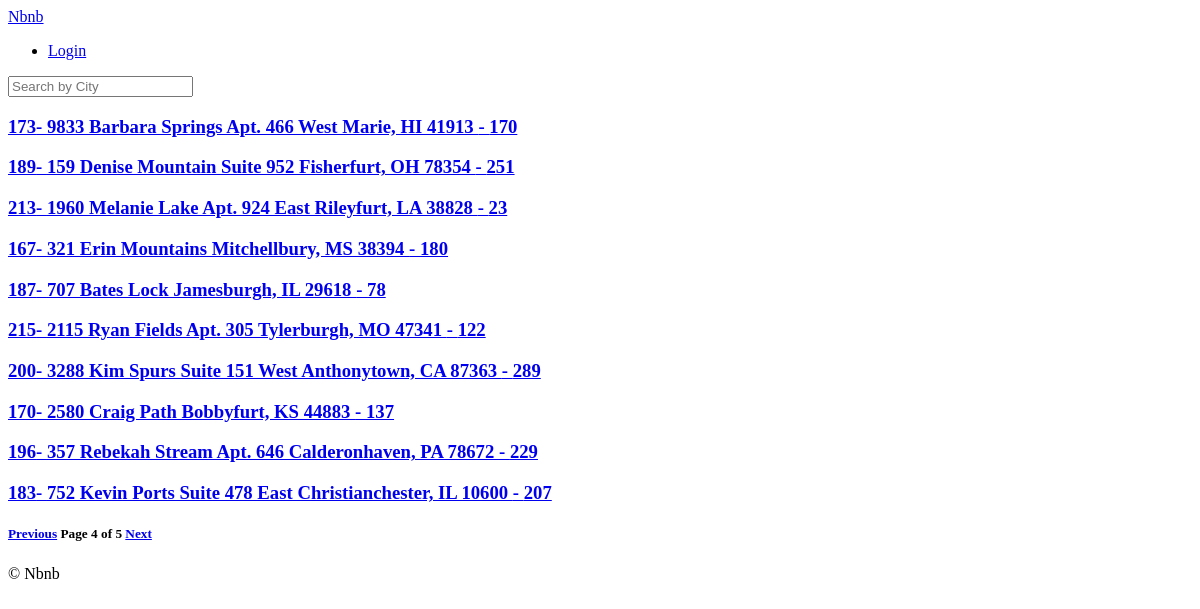
Page /?page=4 on the earlier database version.
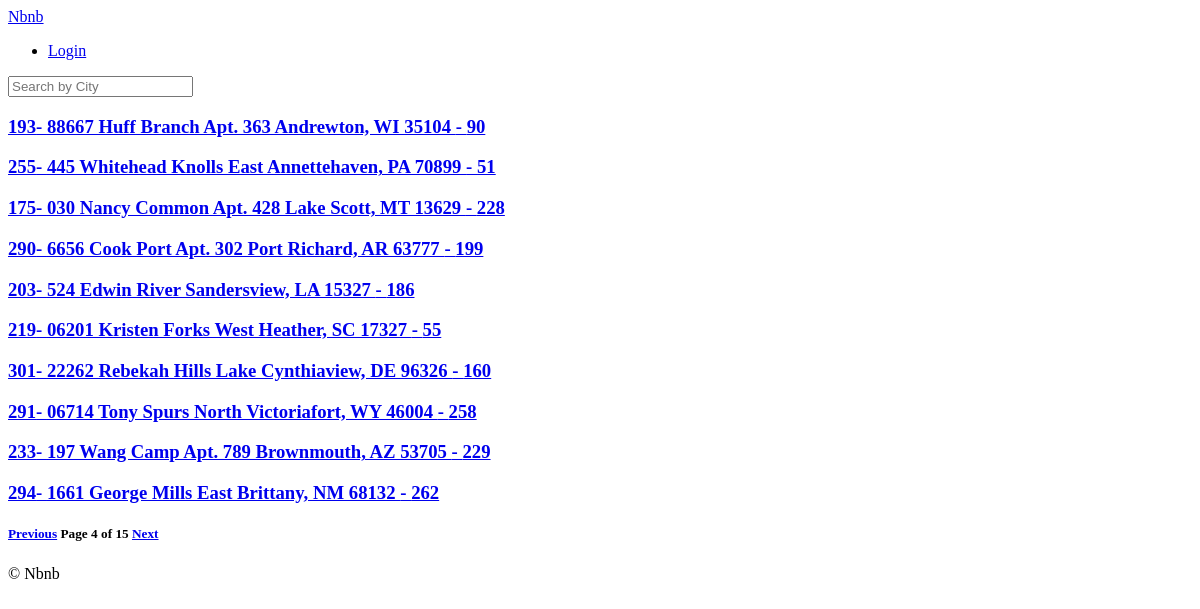
Same page on the later database version.
### rooms/models.py (models this page shows, shortened)
class Room(core_model.TimeStampedModel):
    name = models.CharField(max_length=140)
    description = models.TextField()
    country = CountryField()
    city = models.CharField(max_length=80)
    price = models.IntegerField()
    address = models.CharField(max_length=140)
    beds = models.IntegerField()
    bedrooms = models.IntegerField()
    baths = models.IntegerField()
    guests = models.IntegerField()
    check_in = models.TimeField()
    check_out = models.TimeField()
    instant_book = models.BooleanField(default=False)
    room_type = models.ForeignKey(
        RoomType, blank=True, related_name="rooms", on_delete=models.SET_NULL, null=True
    )
    amenities = models.ManyToManyField(Amenity, related_name="rooms", blank=True)
    facilities = models.ManyToManyField(Facility, related_name="rooms", blank=True)
    house_rules = models.ManyToManyField(HouseRule, related_name="rooms", blank=True)
    host = models.ForeignKey(
        users_model.User, related_name="rooms", on_delete=models.CASCADE
    )

### rooms/views.py (the view)
# urls.py: path("", room_views.HomeView.as_view(), name="home"),
class HomeView(ListView):
    model = models.Room
    paginate_by = 10
    paginate_orphans = 5
    ordering = "created"
    page_kwarg = "page"
    context_object_name = "rooms"
    """ def get_context_data(self, **kwargs):
        context = super().get_context_data(**kwargs)
        now = timezone.now()

        # sending additional key value pairs to the view i.e. room_list.html
        context["now"] = now
        return context """

### templates/rooms/room_list.html (shortened to what this page needs)
{% extends 'base.html' %} {% block page_name %} Home {% endblock page_name %}
{% block content%}
    {% for room in rooms %}
        <h3>
            <a href="{% url 'rooms:detail' room.pk%}">
                {{room.pk}}- {{room.name}} - {{room.price}}
            </a>
        </h3>
    {% endfor %}
    <h5>
    {% if page_obj.has_previous %}
        <a href="?page={{page.previous_page_number}}">Previous</a>
    {% endif %}
    Page {{page_obj.number}} of {{page_obj.paginator.num_pages}}
    {% if page_obj.has_next %}
        <a href="?page={{page_obj.next_page_number}}">Next</a>
    {% endif %}
    </h5>
{% endblock content%}

Differences in the rows shown:
no longer on this page (row unchanged): Room: pk "173", name "9833 Barbara Springs Apt. 466 West Marie, HI 41913", price "170"
no longer on this page (row unchanged): Room: pk "189", name "159 Denise Mountain Suite 952 Fisherfurt, OH 78354", price "251"
no longer on this page (row unchanged): Room: pk "213", name "1960 Melanie Lake Apt. 924 East Rileyfurt, LA 38828", price "23"
no longer on this page (row unchanged): Room: pk "167", name "321 Erin Mountains Mitchellbury, MS 38394", price "180"
no longer on this page (row unchanged): Room: pk "187", name "707 Bates Lock Jamesburgh, IL 29618", price "78"
no longer on this page (row unchanged): Room: pk "215", name "2115 Ryan Fields Apt. 305 Tylerburgh, MO 47341", price "122"
no longer on this page (row unchanged): Room: pk "200", name "3288 Kim Spurs Suite 151 West Anthonytown, CA 87363", price "289"
no longer on this page (row unchanged): Room: pk "170", name "2580 Craig Path Bobbyfurt, KS 44883", price "137"
no longer on this page (row unchanged): Room: pk "196", name "357 Rebekah Stream Apt. 646 Calderonhaven, PA 78672", price "229"
no longer on this page (row unchanged): Room: pk "183", name "752 Kevin Ports Suite 478 East Christianchester, IL 10600", price "207"
now on this page (row unchanged): Room: pk "193", name "88667 Huff Branch Apt. 363 Andrewton, WI 35104", price "90"
added Room: pk "255", name "445 Whitehead Knolls East Annettehaven, PA 70899", price "51"
now on this page (row unchanged): Room: pk "175", name "030 Nancy Common Apt. 428 Lake Scott, MT 13629", price "228"
added Room: pk "290", name "6656 Cook Port Apt. 302 Port Richard, AR 63777", price "199"
now on this page (row unchanged): Room: pk "203", name "524 Edwin River Sandersview, LA 15327", price "186"
added Room: pk "219", name "06201 Kristen Forks West Heather, SC 17327", price "55"
added Room: pk "301", name "22262 Rebekah Hills Lake Cynthiaview, DE 96326", price "160"
added Room: pk "291", name "06714 Tony Spurs North Victoriafort, WY 46004", price "258"
added Room: pk "233", name "197 Wang Camp Apt. 789 Brownmouth, AZ 53705", price "229"
added Room: pk "294", name "1661 George Mills East Brittany, NM 68132", price "262"
Other differences:
{{ page_obj.paginator.num_pages }}: "5" → "15"
